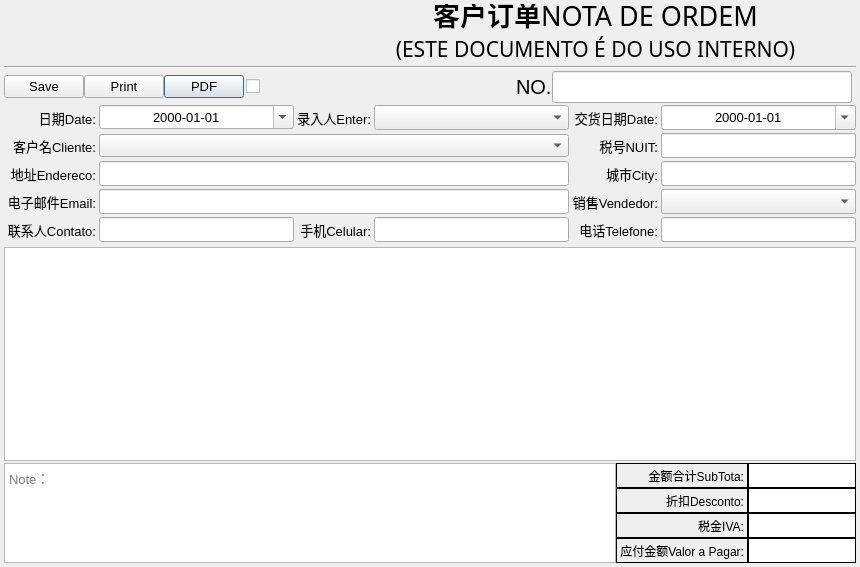
<?xml version="1.0" encoding="UTF-8"?>
<ui version="4.0">
 <class>Form</class>
 <widget class="QWidget" name="Form">
  <property name="geometry">
   <rect>
    <x>0</x>
    <y>0</y>
    <width>860</width>
    <height>567</height>
   </rect>
  </property>
  <property name="font">
   <font>
    <family>Arial</family>
    <pointsize>10</pointsize>
   </font>
  </property>
  <property name="windowTitle">
   <string>Order</string>
  </property>
  <layout class="QVBoxLayout" name="verticalLayout_4">
   <property name="spacing">
    <number>2</number>
   </property>
   <property name="leftMargin">
    <number>4</number>
   </property>
   <property name="topMargin">
    <number>4</number>
   </property>
   <property name="rightMargin">
    <number>4</number>
   </property>
   <property name="bottomMargin">
    <number>4</number>
   </property>
   <item>
    <layout class="QHBoxLayout" name="horizontalLayout_6">
     <item>
      <widget class="QLabel" name="label_logo">
       <property name="minimumSize">
        <size>
         <width>329</width>
         <height>60</height>
        </size>
       </property>
       <property name="maximumSize">
        <size>
         <width>329</width>
         <height>60</height>
        </size>
       </property>
       <property name="text">
        <string/>
       </property>
       <property name="pixmap">
        <pixmap>../res/tmLogo100.png</pixmap>
       </property>
       <property name="scaledContents">
        <bool>true</bool>
       </property>
      </widget>
     </item>
     <item>
      <spacer name="horizontalSpacer_4">
       <property name="orientation">
        <enum>Qt::Horizontal</enum>
       </property>
       <property name="sizeHint" stdset="0">
        <size>
         <width>40</width>
         <height>20</height>
        </size>
       </property>
      </spacer>
     </item>
     <item>
      <layout class="QVBoxLayout" name="verticalLayout_3">
       <property name="spacing">
        <number>0</number>
       </property>
       <item>
        <layout class="QHBoxLayout" name="horizontalLayout_5">
         <item>
          <spacer name="horizontalSpacer_2">
           <property name="orientation">
            <enum>Qt::Horizontal</enum>
           </property>
           <property name="sizeHint" stdset="0">
            <size>
             <width>40</width>
             <height>20</height>
            </size>
           </property>
          </spacer>
         </item>
         <item>
          <widget class="QLabel" name="label_Title_Chn">
           <property name="minimumSize">
            <size>
             <width>0</width>
             <height>30</height>
            </size>
           </property>
           <property name="maximumSize">
            <size>
             <width>16777215</width>
             <height>30</height>
            </size>
           </property>
           <property name="font">
            <font>
             <pointsize>20</pointsize>
             <weight>75</weight>
             <bold>true</bold>
            </font>
           </property>
           <property name="text">
            <string>客户订单</string>
           </property>
           <property name="alignment">
            <set>Qt::AlignBottom|Qt::AlignRight|Qt::AlignTrailing</set>
           </property>
          </widget>
         </item>
         <item>
          <widget class="QLabel" name="label_Title_Eng">
           <property name="minimumSize">
            <size>
             <width>0</width>
             <height>30</height>
            </size>
           </property>
           <property name="maximumSize">
            <size>
             <width>16777215</width>
             <height>30</height>
            </size>
           </property>
           <property name="font">
            <font>
             <family>Algerian</family>
             <pointsize>20</pointsize>
             <weight>50</weight>
             <bold>false</bold>
            </font>
           </property>
           <property name="text">
            <string>NOTA DE ORDEM</string>
           </property>
           <property name="alignment">
            <set>Qt::AlignBottom|Qt::AlignLeading|Qt::AlignLeft</set>
           </property>
          </widget>
         </item>
         <item>
          <spacer name="horizontalSpacer_3">
           <property name="orientation">
            <enum>Qt::Horizontal</enum>
           </property>
           <property name="sizeHint" stdset="0">
            <size>
             <width>40</width>
             <height>20</height>
            </size>
           </property>
          </spacer>
         </item>
        </layout>
       </item>
       <item>
        <widget class="QLabel" name="label_Title_Note">
         <property name="minimumSize">
          <size>
           <width>0</width>
           <height>30</height>
          </size>
         </property>
         <property name="maximumSize">
          <size>
           <width>16777215</width>
           <height>30</height>
          </size>
         </property>
         <property name="font">
          <font>
           <family>Algerian</family>
           <pointsize>16</pointsize>
          </font>
         </property>
         <property name="text">
          <string>(ESTE DOCUMENTO É DO USO INTERNO)</string>
         </property>
         <property name="alignment">
          <set>Qt::AlignHCenter|Qt::AlignTop</set>
         </property>
        </widget>
       </item>
      </layout>
     </item>
     <item>
      <spacer name="horizontalSpacer_5">
       <property name="orientation">
        <enum>Qt::Horizontal</enum>
       </property>
       <property name="sizeHint" stdset="0">
        <size>
         <width>40</width>
         <height>20</height>
        </size>
       </property>
      </spacer>
     </item>
    </layout>
   </item>
   <item>
    <widget class="Line" name="line">
     <property name="orientation">
      <enum>Qt::Horizontal</enum>
     </property>
    </widget>
   </item>
   <item>
    <layout class="QHBoxLayout" name="horizontalLayout_4">
     <item>
      <layout class="QHBoxLayout" name="horizontalLayout_3">
       <property name="spacing">
        <number>0</number>
       </property>
       <item>
        <widget class="QPushButton" name="butSave">
         <property name="text">
          <string>Save</string>
         </property>
         <property name="icon">
          <iconset>
           <normaloff>../res/ico/save.png</normaloff>../res/ico/save.png</iconset>
         </property>
         <property name="iconSize">
          <size>
           <width>16</width>
           <height>16</height>
          </size>
         </property>
        </widget>
       </item>
       <item>
        <widget class="QPushButton" name="butPrint">
         <property name="text">
          <string>Print</string>
         </property>
         <property name="icon">
          <iconset>
           <normaloff>../res/ico/Print.png</normaloff>../res/ico/Print.png</iconset>
         </property>
         <property name="iconSize">
          <size>
           <width>16</width>
           <height>16</height>
          </size>
         </property>
        </widget>
       </item>
       <item>
        <widget class="QPushButton" name="butPDF">
         <property name="text">
          <string>PDF</string>
         </property>
         <property name="icon">
          <iconset>
           <normaloff>../res/ico/pdf.png</normaloff>../res/ico/pdf.png</iconset>
         </property>
         <property name="iconSize">
          <size>
           <width>16</width>
           <height>16</height>
          </size>
         </property>
         <property name="default">
          <bool>true</bool>
         </property>
        </widget>
       </item>
      </layout>
     </item>
     <item>
      <layout class="QHBoxLayout" name="horizontalLayout">
       <property name="spacing">
        <number>0</number>
       </property>
       <property name="leftMargin">
        <number>0</number>
       </property>
       <property name="topMargin">
        <number>0</number>
       </property>
       <property name="rightMargin">
        <number>4</number>
       </property>
       <property name="bottomMargin">
        <number>0</number>
       </property>
       <item>
        <widget class="QCheckBox" name="fSucursal">
         <property name="minimumSize">
          <size>
           <width>0</width>
           <height>25</height>
          </size>
         </property>
         <property name="sizeIncrement">
          <size>
           <width>0</width>
           <height>25</height>
          </size>
         </property>
         <property name="text">
          <string/>
         </property>
        </widget>
       </item>
       <item>
        <spacer name="horizontalSpacer">
         <property name="orientation">
          <enum>Qt::Horizontal</enum>
         </property>
         <property name="sizeHint" stdset="0">
          <size>
           <width>40</width>
           <height>20</height>
          </size>
         </property>
        </spacer>
       </item>
       <item>
        <widget class="QLabel" name="label_2">
         <property name="font">
          <font>
           <pointsize>15</pointsize>
          </font>
         </property>
         <property name="text">
          <string>NO.</string>
         </property>
        </widget>
       </item>
       <item>
        <widget class="QLineEdit" name="fOrderID">
         <property name="minimumSize">
          <size>
           <width>300</width>
           <height>0</height>
          </size>
         </property>
         <property name="maximumSize">
          <size>
           <width>300</width>
           <height>16777215</height>
          </size>
         </property>
         <property name="font">
          <font>
           <pointsize>15</pointsize>
          </font>
         </property>
         <property name="text">
          <string/>
         </property>
         <property name="alignment">
          <set>Qt::AlignCenter</set>
         </property>
         <property name="readOnly">
          <bool>true</bool>
         </property>
        </widget>
       </item>
      </layout>
     </item>
    </layout>
   </item>
   <item>
    <layout class="QGridLayout" name="gridLayout">
     <property name="leftMargin">
      <number>3</number>
     </property>
     <property name="rightMargin">
      <number>0</number>
     </property>
     <property name="bottomMargin">
      <number>3</number>
     </property>
     <property name="spacing">
      <number>3</number>
     </property>
     <item row="4" column="4">
      <widget class="QLineEdit" name="fCelular">
       <property name="minimumSize">
        <size>
         <width>0</width>
         <height>25</height>
        </size>
       </property>
       <property name="sizeIncrement">
        <size>
         <width>0</width>
         <height>25</height>
        </size>
       </property>
       <property name="clearButtonEnabled">
        <bool>true</bool>
       </property>
      </widget>
     </item>
     <item row="0" column="3">
      <widget class="QLabel" name="label_17">
       <property name="text">
        <string>录入人Enter:</string>
       </property>
       <property name="alignment">
        <set>Qt::AlignRight|Qt::AlignTrailing|Qt::AlignVCenter</set>
       </property>
      </widget>
     </item>
     <item row="0" column="2">
      <widget class="QDateEdit" name="fOrderDate">
       <property name="maximumSize">
        <size>
         <width>16777215</width>
         <height>16777215</height>
        </size>
       </property>
       <property name="alignment">
        <set>Qt::AlignCenter</set>
       </property>
       <property name="displayFormat">
        <string>yyyy-MM-dd</string>
       </property>
       <property name="calendarPopup">
        <bool>true</bool>
       </property>
      </widget>
     </item>
     <item row="0" column="4">
      <widget class="QComboBox" name="fEntryID">
       <property name="minimumSize">
        <size>
         <width>0</width>
         <height>25</height>
        </size>
       </property>
      </widget>
     </item>
     <item row="0" column="6">
      <widget class="QDateEdit" name="fRequiredDeliveryDate">
       <property name="minimumSize">
        <size>
         <width>0</width>
         <height>25</height>
        </size>
       </property>
       <property name="sizeIncrement">
        <size>
         <width>0</width>
         <height>25</height>
        </size>
       </property>
       <property name="alignment">
        <set>Qt::AlignCenter</set>
       </property>
       <property name="displayFormat">
        <string>yyyy-MM-dd</string>
       </property>
       <property name="calendarPopup">
        <bool>true</bool>
       </property>
      </widget>
     </item>
     <item row="0" column="0">
      <widget class="QLabel" name="label_3">
       <property name="minimumSize">
        <size>
         <width>0</width>
         <height>25</height>
        </size>
       </property>
       <property name="sizeIncrement">
        <size>
         <width>0</width>
         <height>25</height>
        </size>
       </property>
       <property name="text">
        <string>日期Date:</string>
       </property>
       <property name="alignment">
        <set>Qt::AlignRight|Qt::AlignTrailing|Qt::AlignVCenter</set>
       </property>
      </widget>
     </item>
     <item row="4" column="6">
      <widget class="QLineEdit" name="fTelefone">
       <property name="minimumSize">
        <size>
         <width>0</width>
         <height>25</height>
        </size>
       </property>
      </widget>
     </item>
     <item row="4" column="0">
      <widget class="QLabel" name="label_11">
       <property name="minimumSize">
        <size>
         <width>0</width>
         <height>25</height>
        </size>
       </property>
       <property name="sizeIncrement">
        <size>
         <width>0</width>
         <height>25</height>
        </size>
       </property>
       <property name="text">
        <string>联系人Contato:</string>
       </property>
       <property name="alignment">
        <set>Qt::AlignRight|Qt::AlignTrailing|Qt::AlignVCenter</set>
       </property>
      </widget>
     </item>
     <item row="1" column="0">
      <widget class="QLabel" name="label_6">
       <property name="minimumSize">
        <size>
         <width>0</width>
         <height>25</height>
        </size>
       </property>
       <property name="sizeIncrement">
        <size>
         <width>0</width>
         <height>25</height>
        </size>
       </property>
       <property name="text">
        <string>客户名Cliente:</string>
       </property>
       <property name="alignment">
        <set>Qt::AlignRight|Qt::AlignTrailing|Qt::AlignVCenter</set>
       </property>
      </widget>
     </item>
     <item row="4" column="5">
      <widget class="QLabel" name="label_16">
       <property name="text">
        <string>电话Telefone:</string>
       </property>
       <property name="alignment">
        <set>Qt::AlignRight|Qt::AlignTrailing|Qt::AlignVCenter</set>
       </property>
      </widget>
     </item>
     <item row="0" column="5">
      <widget class="QLabel" name="label_4">
       <property name="minimumSize">
        <size>
         <width>0</width>
         <height>25</height>
        </size>
       </property>
       <property name="sizeIncrement">
        <size>
         <width>0</width>
         <height>25</height>
        </size>
       </property>
       <property name="text">
        <string>交货日期Date:</string>
       </property>
       <property name="alignment">
        <set>Qt::AlignRight|Qt::AlignTrailing|Qt::AlignVCenter</set>
       </property>
      </widget>
     </item>
     <item row="4" column="3">
      <widget class="QLabel" name="label_10">
       <property name="text">
        <string>手机Celular:</string>
       </property>
       <property name="alignment">
        <set>Qt::AlignRight|Qt::AlignTrailing|Qt::AlignVCenter</set>
       </property>
      </widget>
     </item>
     <item row="4" column="2">
      <widget class="QLineEdit" name="fContato">
       <property name="minimumSize">
        <size>
         <width>0</width>
         <height>25</height>
        </size>
       </property>
       <property name="sizeIncrement">
        <size>
         <width>0</width>
         <height>25</height>
        </size>
       </property>
       <property name="clearButtonEnabled">
        <bool>true</bool>
       </property>
      </widget>
     </item>
     <item row="2" column="5">
      <widget class="QLabel" name="label_8">
       <property name="text">
        <string>城市City:</string>
       </property>
       <property name="alignment">
        <set>Qt::AlignRight|Qt::AlignTrailing|Qt::AlignVCenter</set>
       </property>
      </widget>
     </item>
     <item row="2" column="6">
      <widget class="QLineEdit" name="fCity">
       <property name="minimumSize">
        <size>
         <width>0</width>
         <height>25</height>
        </size>
       </property>
       <property name="sizeIncrement">
        <size>
         <width>0</width>
         <height>25</height>
        </size>
       </property>
       <property name="clearButtonEnabled">
        <bool>false</bool>
       </property>
      </widget>
     </item>
     <item row="1" column="2" colspan="3">
      <widget class="QComboBox" name="fCustomerID">
       <property name="minimumSize">
        <size>
         <width>0</width>
         <height>0</height>
        </size>
       </property>
       <property name="sizeIncrement">
        <size>
         <width>0</width>
         <height>25</height>
        </size>
       </property>
       <property name="toolTip">
        <string>&lt;html&gt;&lt;head/&gt;&lt;body&gt;&lt;p&gt;可输入客户名称或税号中的部分或全部进行快速过滤&lt;/p&gt;&lt;p&gt;Enter part or all of the customer name or tax number for quick filtering&lt;/p&gt;&lt;/body&gt;&lt;/html&gt;</string>
       </property>
       <property name="placeholderText" stdset="0">
        <string>Please select a cliente.</string>
       </property>
      </widget>
     </item>
     <item row="1" column="5">
      <widget class="QLabel" name="label_7">
       <property name="minimumSize">
        <size>
         <width>0</width>
         <height>25</height>
        </size>
       </property>
       <property name="sizeIncrement">
        <size>
         <width>0</width>
         <height>25</height>
        </size>
       </property>
       <property name="text">
        <string>税号NUIT:</string>
       </property>
       <property name="alignment">
        <set>Qt::AlignRight|Qt::AlignTrailing|Qt::AlignVCenter</set>
       </property>
      </widget>
     </item>
     <item row="1" column="6">
      <widget class="QLineEdit" name="fNUIT">
       <property name="minimumSize">
        <size>
         <width>0</width>
         <height>25</height>
        </size>
       </property>
       <property name="sizeIncrement">
        <size>
         <width>0</width>
         <height>25</height>
        </size>
       </property>
      </widget>
     </item>
     <item row="2" column="0">
      <widget class="QLabel" name="label_9">
       <property name="minimumSize">
        <size>
         <width>0</width>
         <height>25</height>
        </size>
       </property>
       <property name="sizeIncrement">
        <size>
         <width>0</width>
         <height>25</height>
        </size>
       </property>
       <property name="text">
        <string>地址Endereco:</string>
       </property>
       <property name="alignment">
        <set>Qt::AlignRight|Qt::AlignTrailing|Qt::AlignVCenter</set>
       </property>
      </widget>
     </item>
     <item row="2" column="2" colspan="3">
      <widget class="QLineEdit" name="fEndereco">
       <property name="minimumSize">
        <size>
         <width>0</width>
         <height>25</height>
        </size>
       </property>
       <property name="sizeIncrement">
        <size>
         <width>0</width>
         <height>25</height>
        </size>
       </property>
       <property name="placeholderText">
        <string/>
       </property>
       <property name="clearButtonEnabled">
        <bool>false</bool>
       </property>
      </widget>
     </item>
     <item row="3" column="0">
      <widget class="QLabel" name="label_12">
       <property name="minimumSize">
        <size>
         <width>0</width>
         <height>25</height>
        </size>
       </property>
       <property name="sizeIncrement">
        <size>
         <width>0</width>
         <height>25</height>
        </size>
       </property>
       <property name="text">
        <string>电子邮件Email:</string>
       </property>
       <property name="alignment">
        <set>Qt::AlignRight|Qt::AlignTrailing|Qt::AlignVCenter</set>
       </property>
      </widget>
     </item>
     <item row="3" column="6">
      <widget class="QComboBox" name="fVendedorID">
       <property name="minimumSize">
        <size>
         <width>0</width>
         <height>25</height>
        </size>
       </property>
       <property name="sizeIncrement">
        <size>
         <width>0</width>
         <height>25</height>
        </size>
       </property>
       <property name="clearButtonEnabled" stdset="0">
        <bool>true</bool>
       </property>
      </widget>
     </item>
     <item row="3" column="5">
      <widget class="QLabel" name="label_5">
       <property name="minimumSize">
        <size>
         <width>0</width>
         <height>25</height>
        </size>
       </property>
       <property name="sizeIncrement">
        <size>
         <width>0</width>
         <height>25</height>
        </size>
       </property>
       <property name="text">
        <string>销售Vendedor:</string>
       </property>
       <property name="alignment">
        <set>Qt::AlignRight|Qt::AlignTrailing|Qt::AlignVCenter</set>
       </property>
      </widget>
     </item>
     <item row="3" column="2" colspan="3">
      <widget class="QLineEdit" name="fEmail">
       <property name="minimumSize">
        <size>
         <width>0</width>
         <height>25</height>
        </size>
       </property>
       <property name="sizeIncrement">
        <size>
         <width>0</width>
         <height>25</height>
        </size>
       </property>
       <property name="clearButtonEnabled">
        <bool>true</bool>
       </property>
      </widget>
     </item>
    </layout>
   </item>
   <item>
    <layout class="QHBoxLayout" name="horizontalLayout_7">
     <property name="spacing">
      <number>0</number>
     </property>
     <item>
      <widget class="QTableView" name="tableView">
       <property name="minimumSize">
        <size>
         <width>0</width>
         <height>200</height>
        </size>
       </property>
       <property name="font">
        <font>
         <family>Arial</family>
         <pointsize>10</pointsize>
        </font>
       </property>
       <property name="toolTip">
        <string>&lt;html&gt;&lt;head/&gt;&lt;body&gt;&lt;p&gt;如果要输入单价为金额为0的订单，请在单价处输入0，但这时，明细表只能输入一行，如果要增加行，请先点击表格空白处（取消选中任何单元格），然后按 alt+d。&lt;/p&gt;&lt;p&gt;If you want to enter an order with a unit price of 0, please enter 0 at the unit price. But at this time, the detailed list can only enter one line. If you want to add more rows, please click on the blank of the table (cancel any cells), and then press Alt + D.&lt;/p&gt;&lt;/body&gt;&lt;/html&gt;</string>
       </property>
      </widget>
     </item>
     <item>
      <spacer name="verticalSpacer">
       <property name="orientation">
        <enum>Qt::Vertical</enum>
       </property>
       <property name="sizeHint" stdset="0">
        <size>
         <width>0</width>
         <height>40</height>
        </size>
       </property>
      </spacer>
     </item>
    </layout>
   </item>
   <item>
    <layout class="QHBoxLayout" name="horizontalLayout_2">
     <property name="spacing">
      <number>0</number>
     </property>
     <item>
      <layout class="QVBoxLayout" name="verticalLayout">
       <property name="spacing">
        <number>0</number>
       </property>
       <property name="sizeConstraint">
        <enum>QLayout::SetMaximumSize</enum>
       </property>
       <property name="bottomMargin">
        <number>0</number>
       </property>
       <item>
        <widget class="QTextEdit" name="fNote">
         <property name="minimumSize">
          <size>
           <width>0</width>
           <height>100</height>
          </size>
         </property>
         <property name="maximumSize">
          <size>
           <width>16777215</width>
           <height>100</height>
          </size>
         </property>
         <property name="toolTipDuration">
          <number>-1</number>
         </property>
         <property name="statusTip">
          <string/>
         </property>
         <property name="whatsThis">
          <string/>
         </property>
         <property name="accessibleName">
          <string/>
         </property>
         <property name="lineWidth">
          <number>-1</number>
         </property>
         <property name="placeholderText">
          <string>Note：</string>
         </property>
        </widget>
       </item>
      </layout>
     </item>
     <item>
      <layout class="QVBoxLayout" name="verticalLayout_2">
       <property name="spacing">
        <number>0</number>
       </property>
       <item>
        <widget class="QWidget" name="temp" native="true">
         <property name="sizePolicy">
          <sizepolicy hsizetype="Fixed" vsizetype="Fixed">
           <horstretch>0</horstretch>
           <verstretch>0</verstretch>
          </sizepolicy>
         </property>
         <layout class="QGridLayout" name="gridLayout_2">
          <property name="sizeConstraint">
           <enum>QLayout::SetNoConstraint</enum>
          </property>
          <property name="leftMargin">
           <number>0</number>
          </property>
          <property name="topMargin">
           <number>0</number>
          </property>
          <property name="rightMargin">
           <number>0</number>
          </property>
          <property name="bottomMargin">
           <number>0</number>
          </property>
          <property name="spacing">
           <number>0</number>
          </property>
          <item row="0" column="0">
           <widget class="QLabel" name="label">
            <property name="minimumSize">
             <size>
              <width>0</width>
              <height>25</height>
             </size>
            </property>
            <property name="maximumSize">
             <size>
              <width>150</width>
              <height>25</height>
             </size>
            </property>
            <property name="sizeIncrement">
             <size>
              <width>0</width>
              <height>25</height>
             </size>
            </property>
            <property name="font">
             <font>
              <pointsize>9</pointsize>
             </font>
            </property>
            <property name="styleSheet">
             <string notr="true">border-width: 0.7px;border-style: solid</string>
            </property>
            <property name="text">
             <string>金额合计SubTota:</string>
            </property>
            <property name="alignment">
             <set>Qt::AlignRight|Qt::AlignTrailing|Qt::AlignVCenter</set>
            </property>
           </widget>
          </item>
          <item row="0" column="1">
           <widget class="QLineEdit" name="fAmount">
            <property name="minimumSize">
             <size>
              <width>0</width>
              <height>25</height>
             </size>
            </property>
            <property name="maximumSize">
             <size>
              <width>150</width>
              <height>25</height>
             </size>
            </property>
            <property name="sizeIncrement">
             <size>
              <width>0</width>
              <height>25</height>
             </size>
            </property>
            <property name="font">
             <font>
              <pointsize>9</pointsize>
             </font>
            </property>
            <property name="styleSheet">
             <string notr="true">border-width: 0.7px;border-style: solid</string>
            </property>
            <property name="alignment">
             <set>Qt::AlignRight|Qt::AlignTrailing|Qt::AlignVCenter</set>
            </property>
            <property name="readOnly">
             <bool>true</bool>
            </property>
           </widget>
          </item>
          <item row="1" column="0">
           <widget class="QLabel" name="label_13">
            <property name="minimumSize">
             <size>
              <width>0</width>
              <height>25</height>
             </size>
            </property>
            <property name="maximumSize">
             <size>
              <width>150</width>
              <height>25</height>
             </size>
            </property>
            <property name="sizeIncrement">
             <size>
              <width>0</width>
              <height>25</height>
             </size>
            </property>
            <property name="font">
             <font>
              <pointsize>9</pointsize>
             </font>
            </property>
            <property name="styleSheet">
             <string notr="true">border-width: 0.7px;border-style: solid</string>
            </property>
            <property name="text">
             <string>折扣Desconto:</string>
            </property>
            <property name="alignment">
             <set>Qt::AlignRight|Qt::AlignTrailing|Qt::AlignVCenter</set>
            </property>
           </widget>
          </item>
          <item row="1" column="1">
           <widget class="QLineEdit" name="fDesconto">
            <property name="minimumSize">
             <size>
              <width>0</width>
              <height>25</height>
             </size>
            </property>
            <property name="maximumSize">
             <size>
              <width>150</width>
              <height>25</height>
             </size>
            </property>
            <property name="sizeIncrement">
             <size>
              <width>0</width>
              <height>25</height>
             </size>
            </property>
            <property name="font">
             <font>
              <pointsize>9</pointsize>
             </font>
            </property>
            <property name="styleSheet">
             <string notr="true">border-width: 0.7px;border-style: solid</string>
            </property>
            <property name="alignment">
             <set>Qt::AlignRight|Qt::AlignTrailing|Qt::AlignVCenter</set>
            </property>
           </widget>
          </item>
          <item row="2" column="0">
           <widget class="QLabel" name="label_14">
            <property name="minimumSize">
             <size>
              <width>0</width>
              <height>25</height>
             </size>
            </property>
            <property name="maximumSize">
             <size>
              <width>150</width>
              <height>25</height>
             </size>
            </property>
            <property name="sizeIncrement">
             <size>
              <width>0</width>
              <height>25</height>
             </size>
            </property>
            <property name="font">
             <font>
              <pointsize>9</pointsize>
             </font>
            </property>
            <property name="styleSheet">
             <string notr="true">border-width: 0.7px;border-style: solid</string>
            </property>
            <property name="text">
             <string>税金IVA:</string>
            </property>
            <property name="alignment">
             <set>Qt::AlignRight|Qt::AlignTrailing|Qt::AlignVCenter</set>
            </property>
           </widget>
          </item>
          <item row="2" column="1">
           <widget class="QLineEdit" name="fTax">
            <property name="minimumSize">
             <size>
              <width>0</width>
              <height>25</height>
             </size>
            </property>
            <property name="maximumSize">
             <size>
              <width>150</width>
              <height>25</height>
             </size>
            </property>
            <property name="sizeIncrement">
             <size>
              <width>0</width>
              <height>25</height>
             </size>
            </property>
            <property name="font">
             <font>
              <pointsize>9</pointsize>
             </font>
            </property>
            <property name="styleSheet">
             <string notr="true">border-width: 0.7px;border-style: solid</string>
            </property>
            <property name="alignment">
             <set>Qt::AlignRight|Qt::AlignTrailing|Qt::AlignVCenter</set>
            </property>
           </widget>
          </item>
          <item row="3" column="0">
           <widget class="QLabel" name="label_15">
            <property name="minimumSize">
             <size>
              <width>0</width>
              <height>25</height>
             </size>
            </property>
            <property name="maximumSize">
             <size>
              <width>150</width>
              <height>25</height>
             </size>
            </property>
            <property name="sizeIncrement">
             <size>
              <width>0</width>
              <height>25</height>
             </size>
            </property>
            <property name="font">
             <font>
              <pointsize>9</pointsize>
             </font>
            </property>
            <property name="styleSheet">
             <string notr="true">border-width: 0.7px;border-style: solid</string>
            </property>
            <property name="text">
             <string>应付金额Valor a Pagar:</string>
            </property>
            <property name="alignment">
             <set>Qt::AlignRight|Qt::AlignTrailing|Qt::AlignVCenter</set>
            </property>
           </widget>
          </item>
          <item row="3" column="1">
           <widget class="QLineEdit" name="fPayable">
            <property name="minimumSize">
             <size>
              <width>0</width>
              <height>25</height>
             </size>
            </property>
            <property name="maximumSize">
             <size>
              <width>150</width>
              <height>25</height>
             </size>
            </property>
            <property name="sizeIncrement">
             <size>
              <width>0</width>
              <height>25</height>
             </size>
            </property>
            <property name="font">
             <font>
              <pointsize>9</pointsize>
             </font>
            </property>
            <property name="styleSheet">
             <string notr="true">border-width: 0.7px;border-style: solid</string>
            </property>
            <property name="alignment">
             <set>Qt::AlignRight|Qt::AlignTrailing|Qt::AlignVCenter</set>
            </property>
            <property name="readOnly">
             <bool>true</bool>
            </property>
           </widget>
          </item>
         </layout>
        </widget>
       </item>
      </layout>
     </item>
    </layout>
   </item>
  </layout>
 </widget>
 <tabstops>
  <tabstop>butSave</tabstop>
  <tabstop>butPrint</tabstop>
  <tabstop>butPDF</tabstop>
  <tabstop>fOrderDate</tabstop>
  <tabstop>fEntryID</tabstop>
  <tabstop>fRequiredDeliveryDate</tabstop>
  <tabstop>fCustomerID</tabstop>
  <tabstop>fContato</tabstop>
  <tabstop>fCelular</tabstop>
  <tabstop>tableView</tabstop>
  <tabstop>fNote</tabstop>
  <tabstop>fAmount</tabstop>
  <tabstop>fDesconto</tabstop>
  <tabstop>fTax</tabstop>
  <tabstop>fPayable</tabstop>
  <tabstop>fOrderID</tabstop>
 </tabstops>
 <resources/>
 <connections/>
 <slots>
  <slot>ReCalc()</slot>
 </slots>
</ui>
